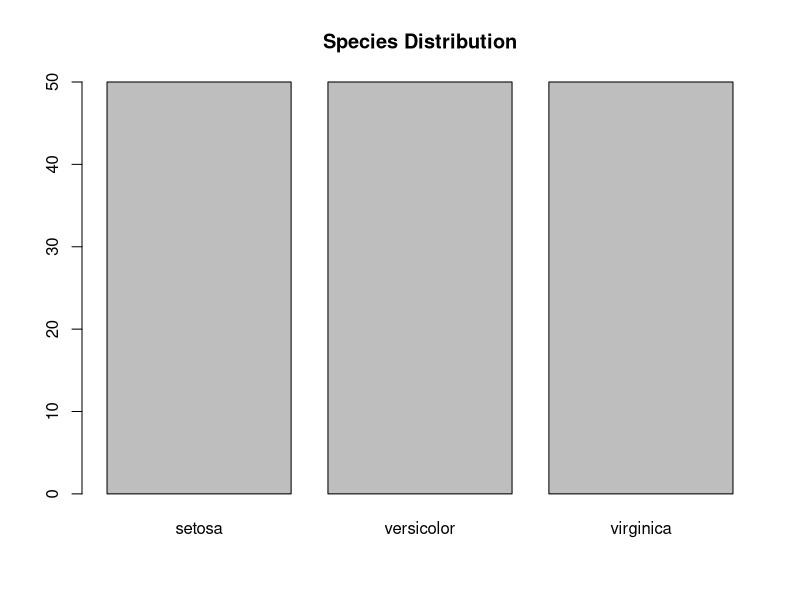
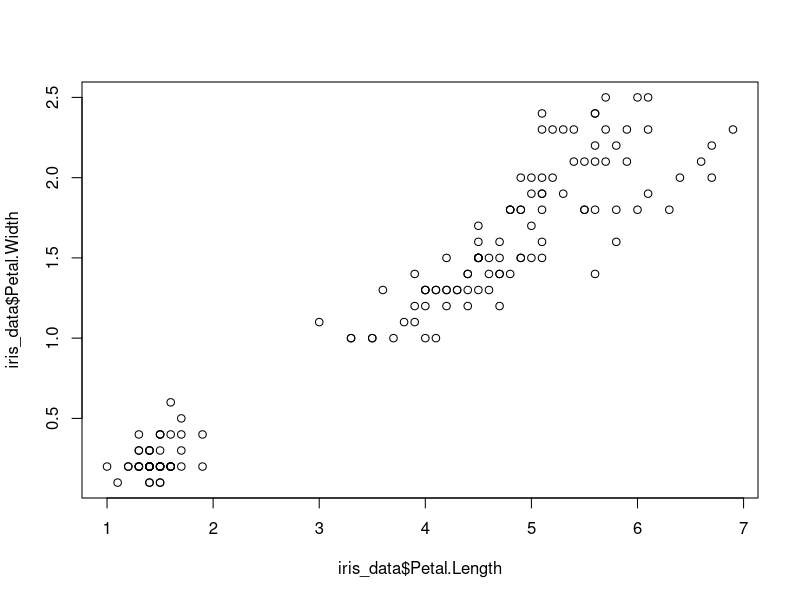
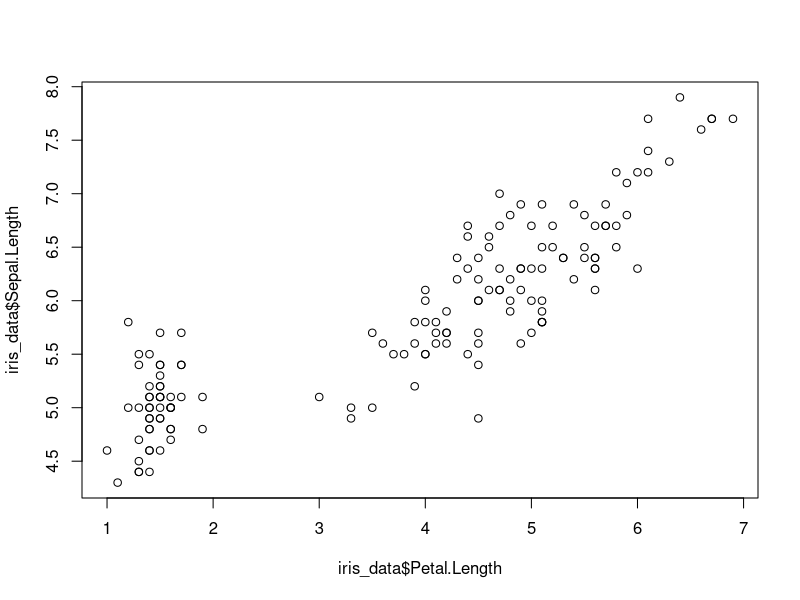
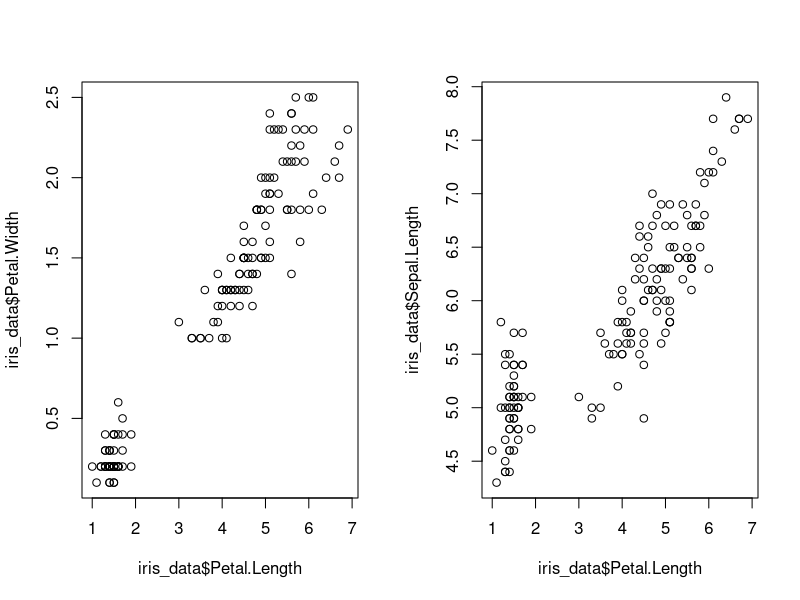
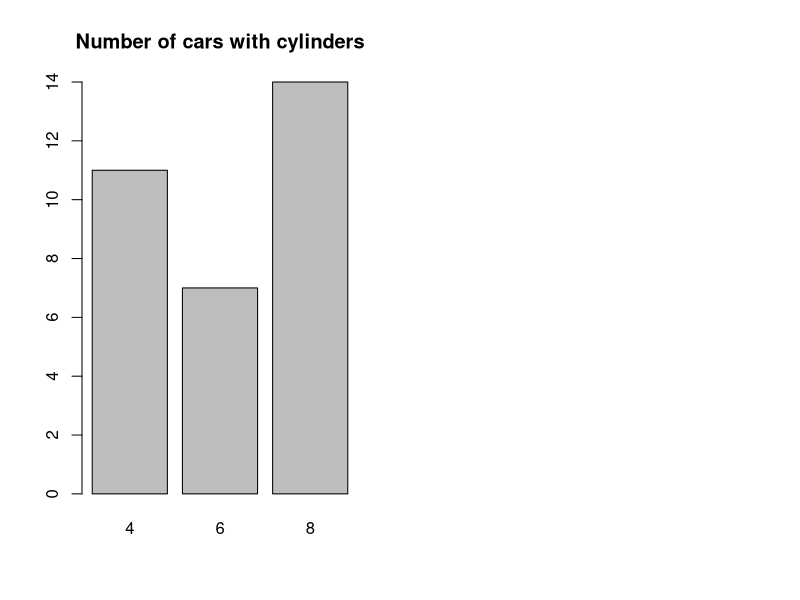

Recreate these plots in R, in order.
setwd('/Users/ssharma/code/nss-ds/r-intro-shrutijalewar')
iris_data <- iris

str(iris_data)
#a. What is the datatype of iris_data?  
#It is a dataframe with col 1,2,3,4 are numeric and 5th is Factor

# b. How many columns does it have? how many rows? 
#150 rows and 5 Cols

#Create a vector called sepal_area by multiplying the columns Sepal.Width and Sepal.Length in iris_data. 
sepal_area <- c(iris_data['Sepal.Length'] * iris_data['Sepal.Width'])
sepal_area

#Use the mean() function to find the average sepal_area, and store this in a variable called avg_sepal_area. 
avg_sepal_area <- lapply(sepal_area, mean, na.rm = TRUE)
avg_sepal_area

#Use a comment to show what this value is rounded to 4 decimal places.
lapply(avg_sepal_area, round, digits = 4)

# Use a for-loop to print "Sepal area is " and the area for each value in the vector. Use the paste() or paste0() function to concatenate strings.
for (area in sepal_area) {
  print(paste("Sepal area is", area))
}

# Now create a new column in the iris_data dataframe called Sepal.Area.  
iris_data['Sepal.Area'] = sepal_area
iris_data

# Copy the following code to your script: species_counts <- table(iris_data$Species) and use the barplot() function to display the counts. Use a comment to note which species has the most observations in the dataset.
species_counts <- table(iris_data$Species)
species_counts
barplot(species_counts,main = 'Species Distribution')
# All species are equally represented.

# Use the Help menu to examine the plot() function. You can either search under the Help tab in the Files Pane or type "?plot" in the console. 
# a. Create a plot showing how petal width (y) varies with petal length (x).

plot(iris_data$Petal.Length, iris_data$Petal.Width)
#b. Create a plot showing how sepal length (y) varies with petal length (x).
plot(iris_data$Petal.Length,iris_data$Sepal.Length)

# Look at the documentation for the par() function.
?par
# a. Paste the following code above your two plot calls: par(mfrow = c(1, 2)).
# b. Run the par() command and the two plot commands. Click 'Zoom' to get a better look at the plots.
par(mfrow = c(1, 2))
plot(iris_data$Petal.Length, iris_data$Petal.Width)
plot(iris_data$Petal.Length,iris_data$Sepal.Length)

#Take a look at the mtcars dataset with View(mtcars)
View(mtcars)

#a. What is drat? (hint - take a look at the documentation). Show your answer in a comment.
# Rear axle ratio

#b. Use the min() and max() functions to find the minimum and maximum 1/4 mile time.
min(mtcars$qsec)
max(mtcars$qsec)

#c. Look on the 'mtcars' tab that opened in your source pane with the View() command. Sort the data by the qsec column to see 
#which car has the slowest time and which has the fastest. Record your findings in a comment.
# slowest <- Ford Pantera L
# fastest <- Merc 230

# Create counts by number of cylinders for the dataset and use them to create a barplot. 
counts <- table(mtcars$cyl)
barplot(counts, main="Number of cars with cylinders")
# Which type of engine (number of cylinders) is most prevalent in the data?
# 8 is the most prevalent number of engine in the dataframe

#Write a for-loop that iterates through the mtcars dataframe. If the car is has 8 cylinders, print " is a gas guzzler."
#rownames(mtcars)
# 
# for (row in mtcars) {
#   cyl <- mtcars[row, "cyl"]
#   car  <-  row.names(row)
#   if (cyl == 8) {
#     print(paste(car, "is a gas guzzler."))
#   }
# }




